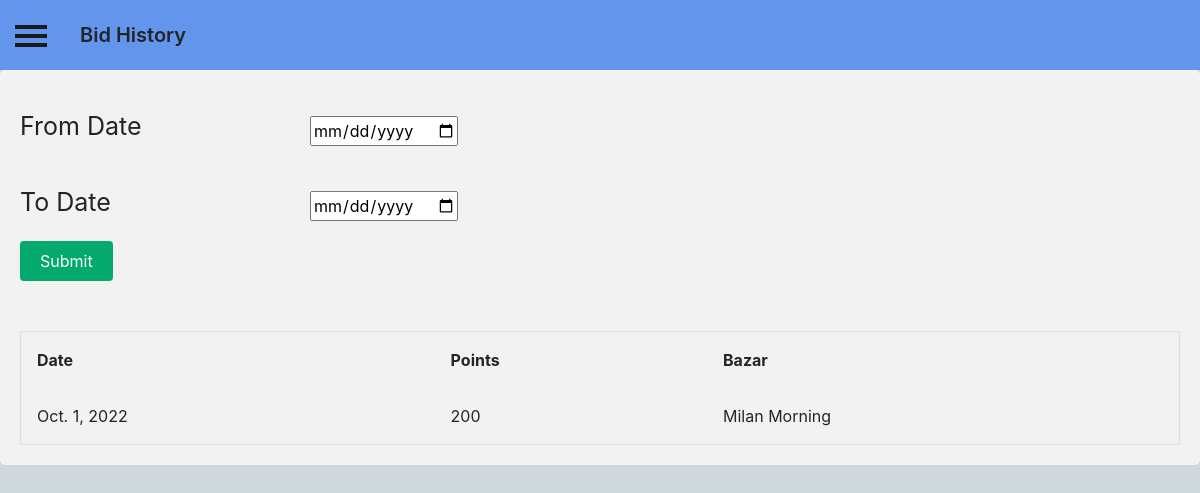
Before: /bid (signed in) with the older database file.
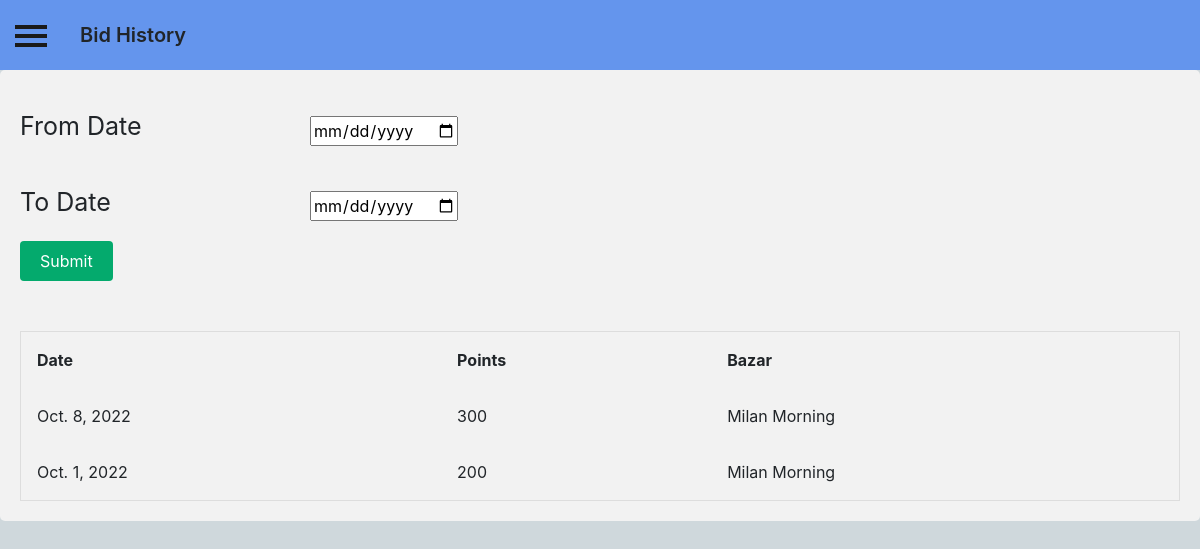
After: the same page with the newer database file.
### satta_king/models.py (models this page shows, shortened)
class Kalyan_DoublePana(models.Model):
     user = models.ForeignKey(User,on_delete=models.CASCADE)
     date=models.DateField()
     session = models.CharField(max_length=10)
     pana=models.IntegerField(null=True)
     points=models.IntegerField(null=True)

### satta_king/views.py (the view)
# urls.py: path('bid', views. BID,name='bid'),
def BID(request):
        data=Kalyan_DoublePana.objects.filter(user=request.user).order_by('-date')
        data2=Kalyan_SinglePana.objects.filter(user=request.user).order_by('-date')
        context={
            'data': data,
            'data2':data2
        }
        return render (request,'bid_history.html',context)

### templates/bid_history.html (shortened to what this page needs)
{% extends 'base.html' %}
{%block contant%}
{% load static  %}
<nav class="wallet_nav">
  <div class="heading">Bid History</div>
</nav>
<div class="winning_container">
    <form action="{%url 'bid'%}" method="POST">
    <div class="w_row">
        <div class="col-25">
            <label for="datefrom">From Date</label>
        </div>
          <div class="col-75">
            <input type="date" id="date" name="from" >
          </div>
    </div>
    <div class="w_row">
        <div class="col-25">
            <label for="dateto">To Date</label>
        </div>
          <div class="col-75">
            <input type="date" id="date" name="to" >
          </div>
    </div>
        <div class="w_row">
            <input type="submit" value="Submit">
        </div>
    </form>
    <table>
      <tr>
        <th>Date</th>
        <th>Points</th>
        <th>Bazar</th>
      </tr>
      <tr>
        {%for i in data%}
        <td>{{i.date}}</td>
        <td>{{i.points}}</td>
        <td>Milan Morning</td>
      </tr>
      {% endfor %}
    </table>
</div>
{% endblock contant %}

Changed rows visible on the page:
added Kalyan_DoublePana: date "Oct. 8, 2022", points "300"
